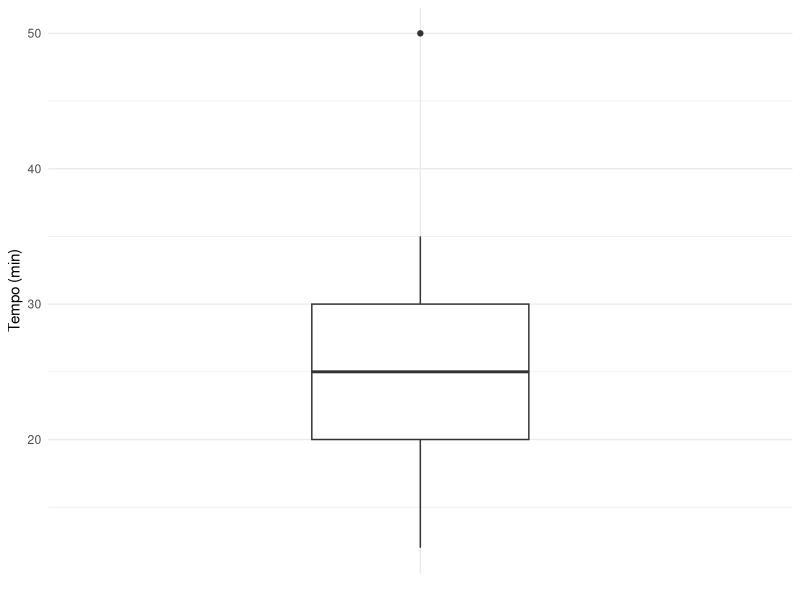
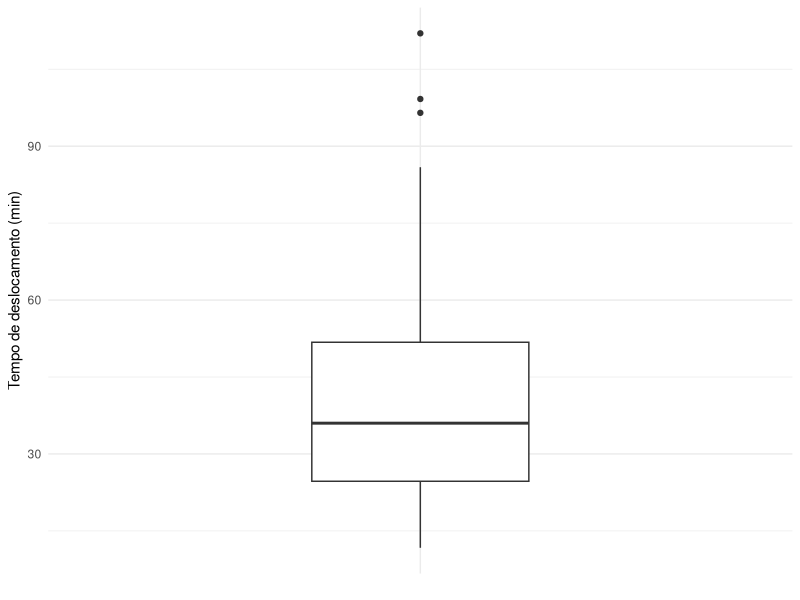
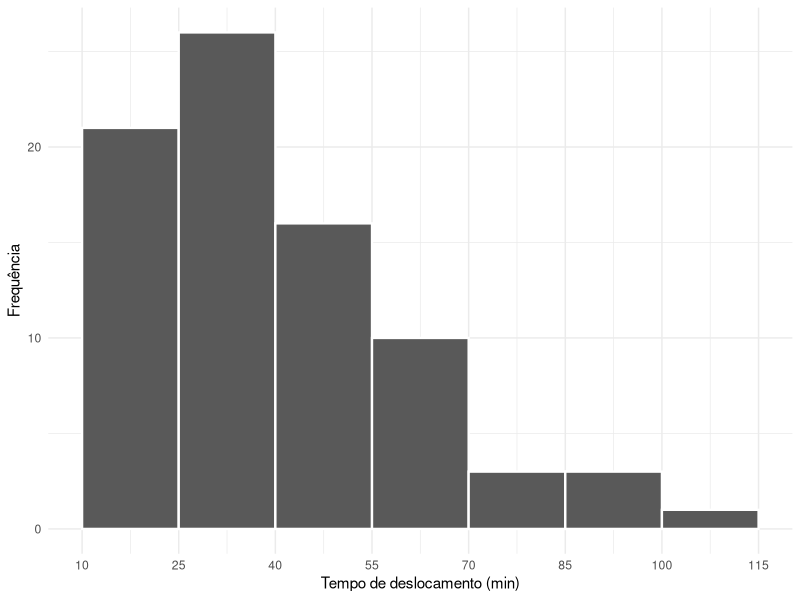

The R source for these figures, in order:
## ---- chunk 1
#| label: setup-medidas-posicao
#| include: false

library(tidyverse)

dados <- read_csv(
  "dados/estudantes80n.csv",
  show_col_types = FALSE
)

exemplo_posicao <- c(
  12, 18, 20, 22, 25, 28, 30, 35, 50
)
## ---- chunk 2
x <- c(
  12, 18, 20, 22, 25, 28, 30, 35, 50
)

x
## ---- chunk 3
quantile(
  x,
  probs = c(0.25, 0.50, 0.75)
)
## ---- chunk 4
quantile(
  x,
  probs = c(0, 0.25, 0.50, 0.75, 1)
)
## ---- chunk 5
quantile(
  x,
  probs = seq(0.10, 0.90, by = 0.10)
)
## ---- chunk 6
quantile(
  x,
  probs = c(0.10, 0.25, 0.50, 0.75, 0.90)
)
## ---- chunk 7
quantile(
  x,
  probs = 0.90,
  type = 7
)
## ---- chunk 8
quantile(
  dados$tempo_deslocamento_min,
  probs = c(0.25, 0.50, 0.75),
  na.rm = TRUE
)
## ---- chunk 9
#| label: tbl-quartis-tempo-r
#| tbl-cap: "Quartis do tempo de deslocamento dos estudantes calculados no R."

quartis_tempo <- quantile(
  dados$tempo_deslocamento_min,
  probs = c(0.25, 0.50, 0.75),
  na.rm = TRUE
)

tibble(
  medida = c("Q1", "Q2 (mediana)", "Q3"),
  probabilidade = c(0.25, 0.50, 0.75),
  valor_min = as.numeric(quartis_tempo)
) |>
  knitr::kable(
    digits = 2,
    col.names = c(
      "Medida",
      "Proporção",
      "Tempo (min)"
    )
  )
## ---- chunk 10
quantile(
  dados$tempo_deslocamento_min,
  probs = seq(0.10, 0.90, by = 0.10),
  na.rm = TRUE
)
## ---- chunk 11
quantile(
  dados$tempo_deslocamento_min,
  probs = c(0.05, 0.10, 0.90, 0.95),
  na.rm = TRUE
)
## ---- chunk 12
quantile(
  dados$tempo_deslocamento_min,
  probs = c(0, 0.25, 0.50, 0.75, 1),
  na.rm = TRUE
)
## ---- chunk 13
IQR(
  dados$tempo_deslocamento_min,
  na.rm = TRUE
)
## ---- chunk 14
#| label: tbl-resumo-cinco-tempo-r
#| tbl-cap: "Resumo de cinco números do tempo de deslocamento dos 80 estudantes."

resumo_cinco <- quantile(
  dados$tempo_deslocamento_min,
  probs = c(0, 0.25, 0.50, 0.75, 1),
  na.rm = TRUE
)

tibble(
  medida = c(
    "Mínimo",
    "Q1",
    "Mediana",
    "Q3",
    "Máximo"
  ),
  tempo_min = as.numeric(resumo_cinco)
) |>
  knitr::kable(
    digits = 2,
    col.names = c(
      "Medida",
      "Tempo (min)"
    )
  )
## ---- chunk 15
summary(
  dados$tempo_deslocamento_min
)
## ---- chunk 16
fivenum(
  dados$tempo_deslocamento_min
)
## ---- chunk 17
#| label: fig-boxplot-conceitual
#| fig-cap: "Boxplot do conjunto de tempos utilizado no exemplo."
#| fig-alt: "Diagrama de caixa com mediana em 25 minutos, caixa entre 20 e 30 minutos, bigodes até 12 e 35 minutos e um ponto isolado em 50 minutos."
#| echo: false

tibble(
  tempo = exemplo_posicao
) |>
  ggplot(
    aes(x = "", y = tempo)
  ) +
  geom_boxplot(width = 0.35) +
  labs(
    x = NULL,
    y = "Tempo (min)"
  ) +
  theme_minimal()
## ---- chunk 18
q1 <- quantile(
  dados$tempo_deslocamento_min,
  probs = 0.25,
  na.rm = TRUE
)

q3 <- quantile(
  dados$tempo_deslocamento_min,
  probs = 0.75,
  na.rm = TRUE
)

aiq <- IQR(
  dados$tempo_deslocamento_min,
  na.rm = TRUE
)

q1
q3
aiq
## ---- chunk 19
limite_inferior <- q1 - 1.5 * aiq
limite_superior <- q3 + 1.5 * aiq

limite_inferior
limite_superior
## ---- chunk 20
#| label: tbl-atipicos-tempo-r
#| tbl-cap: "Estudantes com tempos de deslocamento sinalizados pela regra de 1,5 vezes a amplitude interquartílica."

atipicos_tempo <- dados |>
  filter(
    tempo_deslocamento_min < limite_inferior |
      tempo_deslocamento_min > limite_superior
  ) |>
  select(
    id_estudante,
    curso,
    meio_transporte,
    satisfacao,
    idade_anos,
    faltas,
    tempo_deslocamento_min
  ) |>
  arrange(tempo_deslocamento_min)

atipicos_tempo |>
  knitr::kable(
    digits = 1,
    col.names = c(
      "Estudante",
      "Curso",
      "Transporte",
      "Satisfação",
      "Idade",
      "Faltas",
      "Tempo (min)"
    )
  )
## ---- chunk 21
#| label: fig-boxplot-tempo-r
#| fig-cap: "Boxplot do tempo de deslocamento dos 80 estudantes."
#| fig-alt: "Diagrama de caixa do tempo de deslocamento em minutos, com pontos destacados acima do bigode superior."

dados |>
  ggplot(
    aes(x = "", y = tempo_deslocamento_min)
  ) +
  geom_boxplot(width = 0.35) +
  labs(
    x = NULL,
    y = "Tempo de deslocamento (min)"
  ) +
  theme_minimal()
## ---- chunk 22
#| label: fig-histograma-comparacao-r
#| fig-cap: "Histograma do tempo de deslocamento utilizado para comparação com o boxplot."
#| fig-alt: "Histograma dos tempos de deslocamento dos estudantes em intervalos de 15 minutos."

dados |>
  ggplot(
    aes(x = tempo_deslocamento_min)
  ) +
  geom_histogram(
    binwidth = 15,
    boundary = 10,
    closed = "left",
    color = "white",
    linewidth = 0.8
  ) +
  scale_x_continuous(
    breaks = seq(10, 115, by = 15)
  ) +
  labs(
    x = "Tempo de deslocamento (min)",
    y = "Frequência"
  ) +
  theme_minimal()
## ---- chunk 23
#| label: tbl-investigacao-atipicos-r
#| tbl-cap: "Registros completos das observações sinalizadas como potencialmente atípicas para o tempo de deslocamento."

dados |>
  filter(
    tempo_deslocamento_min < limite_inferior |
      tempo_deslocamento_min > limite_superior
  ) |>
  arrange(tempo_deslocamento_min) |>
  knitr::kable(
    digits = 2,
    col.names = c(
      "Estudante",
      "Curso",
      "Transporte",
      "Satisfação",
      "Idade",
      "Faltas",
      "Tempo (min)",
      "Altura (m)"
    )
  )
## ---- chunk 24
maior_valor_nao_atipico <- dados |>
  filter(
    tempo_deslocamento_min <= limite_superior
  ) |>
  summarise(
    valor =
      max(tempo_deslocamento_min, na.rm = TRUE)
  ) |>
  pull(valor)

maior_valor_nao_atipico
## ---- chunk 25
#| label: tbl-maiores-tempos-r
#| tbl-cap: "Dez maiores tempos de deslocamento registrados no banco de estudantes."

dados |>
  arrange(desc(tempo_deslocamento_min)) |>
  select(
    id_estudante,
    tempo_deslocamento_min,
    meio_transporte,
    curso
  ) |>
  slice_head(n = 10) |>
  knitr::kable(
    digits = 1,
    col.names = c(
      "Estudante",
      "Tempo (min)",
      "Transporte",
      "Curso"
    )
  )
